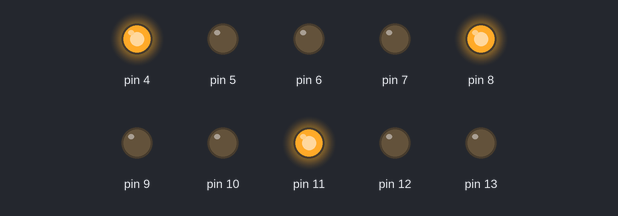
A sketch run on a simulated Arduino Uno, built with avr-gcc and run on an emulated ATmega328P. On the bench: output pins drawn as LEDs (lit = HIGH). Random numbers use the default seed unless the sketch sets one.

Above: at 0.45 s.
At 4.54 s:
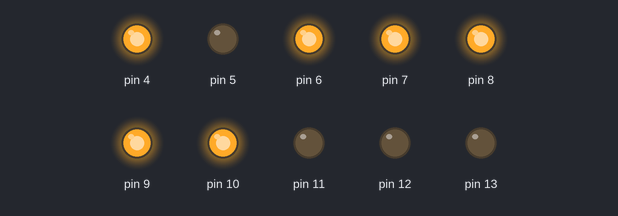
At 11.79 s:
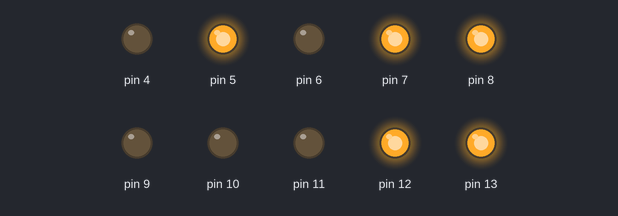
At 21.18 s:
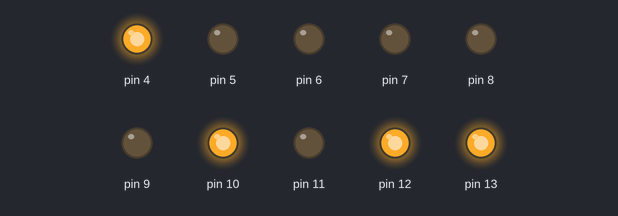
At 30.19 s:
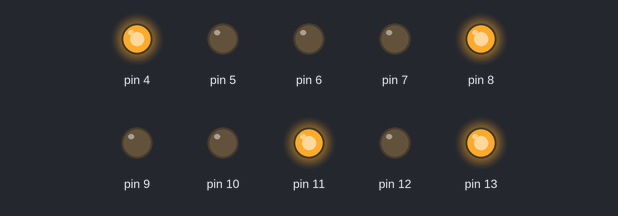
At 38.95 s:
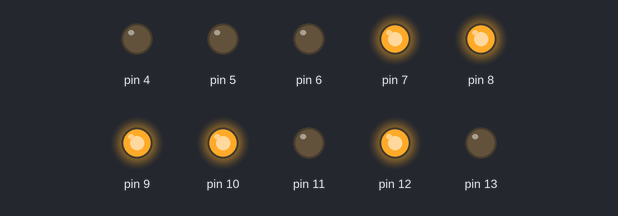
Timing chart, 0 to 40.0 s (numbered marks = the images above):
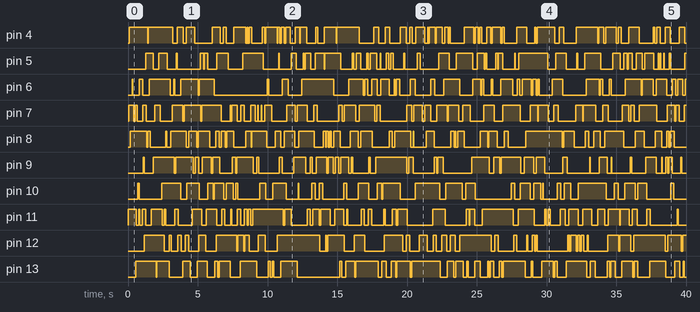

The sketch:

christmas_lights_1.ino
```cpp
// original from http://www.makeuseof.com/tag/arduino-project-flashy-christmas-lights-ornaments/
// changed by Nicu FLORICA (niq_ro) - http://www.tehnic.go.ro
// & http://www.arduinotehniq.com

void setup(){
   for(int i=4; i<14; i++){  // each led is in series with 220-470 ohms resitor
       pinMode(i,OUTPUT);
   }
}

void loop(){
  digitalWrite(random(4,14),HIGH);
  delay(50);
  digitalWrite(random(4,14),LOW);
}
```

Measured:
- by itself, pin 5: LOW → HIGH at 1.3 s, → LOW 0.55 s later, → HIGH 0.40 s later, → LOW 0.60 s later, … (85 changes in this stretch)
- by itself, pin 7: LOW → HIGH at 0.05 s, → LOW 0.35 s later, → HIGH 0.10 s later, → LOW 0.15 s later, … (81 changes in this stretch)
- by itself, pin 10: LOW → HIGH at 0.70 s, → LOW 0.10 s later, → HIGH 1.6 s later, → LOW 1.4 s later, … (60 changes in this stretch)
- by itself, pin 11: LOW → HIGH at 0.00 s, → LOW 0.60 s later, → HIGH 0.15 s later, → LOW 0.10 s later, … (82 changes in this stretch)
- by itself, pin 12: LOW → HIGH at 1.2 s, → LOW 1.5 s later, → HIGH 0.35 s later, → LOW 0.15 s later, … (71 changes in this stretch)
